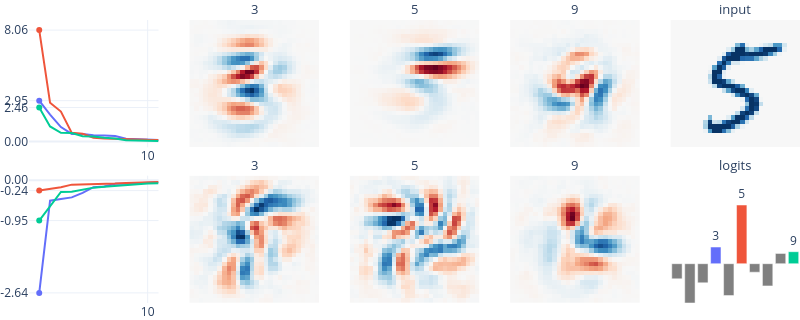

This figure's notebook cell:
### Code cell
fig

### Figure 1 — Plotly figure (JSON) as saved in the notebook; plotly's stock layout.template omitted (floating-point values rounded to 4 significant figures; data arrays with more than 128 entries replaced by an {"elided": "..."} marker saying what was removed)
{"data": [{"marker": {"color": "#636EFA"}, "mode": "lines", "showlegend": false, "type": "scatter", "xaxis": "x", "y": [2.952, 1.95, 1.043, 0.5457, 0.5453, 0.4514, 0.4366, 0.3884, 0.2022, 0.1847, 0.1157, 0.1011], "yaxis": "y"}, {"marker": {"color": "#636EFA"}, "mode": "markers", "showlegend": false, "type": "scatter", "xaxis": "x", "y": [2.952], "yaxis": "y"}, {"marker": {"color": "#636EFA"}, "mode": "lines", "showlegend": false, "type": "scatter", "xaxis": "x6", "y": [-2.64, -0.4799, -0.4368, -0.4015, -0.2945, -0.1623, -0.1478, -0.08322, -0.07981, -0.07079, -0.04542, -0.04461], "yaxis": "y6"}, {"marker": {"color": "#636EFA"}, "mode": "markers", "showlegend": false, "type": "scatter", "xaxis": "x6", "y": [-2.64], "yaxis": "y6"}, {"marker": {"color": "#EF553B"}, "mode": "lines", "showlegend": false, "type": "scatter", "xaxis": "x", "y": [8.058, 2.797, 2.166, 0.6251, 0.5519, 0.2776, 0.2087, 0.2019, 0.1635, 0.1499, 0.1195, 0.115], "yaxis": "y"}, {"marker": {"color": "#EF553B"}, "mode": "markers", "showlegend": false, "type": "scatter", "xaxis": "x", "y": [8.058], "yaxis": "y"}, {"marker": {"color": "#EF553B"}, "mode": "lines", "showlegend": false, "type": "scatter", "xaxis": "x6", "y": [-0.2428, -0.2067, -0.163, -0.1027, -0.09856, -0.09724, -0.08293, -0.0787, -0.0657, -0.05891, -0.05383, -0.0413], "yaxis": "y6"}, {"marker": {"color": "#EF553B"}, "mode": "markers", "showlegend": false, "type": "scatter", "xaxis": "x6", "y": [-0.2428], "yaxis": "y6"}, {"marker": {"color": "#00CC96"}, "mode": "lines", "showlegend": false, "type": "scatter", "xaxis": "x", "y": [2.461, 1.091, 0.632, 0.6124, 0.3771, 0.3633, 0.2786, 0.2166, 0.08408, 0.07987, 0.05128, 0.03602], "yaxis": "y"}, {"marker": {"color": "#00CC96"}, "mode": "markers", "showlegend": false, "type": "scatter", "xaxis": "x", "y": [2.461], "yaxis": "y"}, {"marker": {"color": "#00CC96"}, "mode": "lines", "showlegend": false, "type": "scatter", "xaxis": "x6", "y": [-0.9453, -0.6053, -0.2738, -0.2699, -0.2235, -0.1731, -0.1529, -0.1335, -0.09796, -0.07914, -0.07607, -0.06866], "yaxis": "y6"}, {"marker": {"color": "#00CC96"}, "mode": "markers", "showlegend": false, "type": "scatter", "xaxis": "x6", "y": [-0.9453], "yaxis": "y6"}, {"colorscale": [[0, "rgb(103,0,31)"], [0.1, "rgb(178,24,43)"], [0.2, "rgb(214,96,77)"], [0.3, "rgb(244,165,130)"], [0.4, "rgb(253,219,199)"], [0.5, "rgb(247,247,247)"], [0.6, "rgb(209,229,240)"], [0.7, "rgb(146,197,222)"], [0.8, "rgb(67,147,195)"], [0.9, "rgb(33,102,172)"], [1, "rgb(5,48,97)"]], "showscale": false, "type": "heatmap", "xaxis": "x2", "yaxis": "y2", "z": {"elided": "28x28 float values"}, "zmid": 0}, {"colorscale": [[0, "rgb(103,0,31)"], [0.1, "rgb(178,24,43)"], [0.2, "rgb(214,96,77)"], [0.3, "rgb(244,165,130)"], [0.4, "rgb(253,219,199)"], [0.5, "rgb(247,247,247)"], [0.6, "rgb(209,229,240)"], [0.7, "rgb(146,197,222)"], [0.8, "rgb(67,147,195)"], [0.9, "rgb(33,102,172)"], [1, "rgb(5,48,97)"]], "showscale": false, "type": "heatmap", "xaxis": "x7", "yaxis": "y7", "z": {"elided": "28x28 float values"}, "zmid": 0}, {"colorscale": [[0, "rgb(103,0,31)"], [0.1, "rgb(178,24,43)"], [0.2, "rgb(214,96,77)"], [0.3, "rgb(244,165,130)"], [0.4, "rgb(253,219,199)"], [0.5, "rgb(247,247,247)"], [0.6, "rgb(209,229,240)"], [0.7, "rgb(146,197,222)"], [0.8, "rgb(67,147,195)"], [0.9, "rgb(33,102,172)"], [1, "rgb(5,48,97)"]], "showscale": false, "type": "heatmap", "xaxis": "x3", "yaxis": "y3", "z": {"elided": "28x28 float values"}, "zmid": 0}, {"colorscale": [[0, "rgb(103,0,31)"], [0.1, "rgb(178,24,43)"], [0.2, "rgb(214,96,77)"], [0.3, "rgb(244,165,130)"], [0.4, "rgb(253,219,199)"], [0.5, "rgb(247,247,247)"], [0.6, "rgb(209,229,240)"], [0.7, "rgb(146,197,222)"], [0.8, "rgb(67,147,195)"], [0.9, "rgb(33,102,172)"], [1, "rgb(5,48,97)"]], "showscale": false, "type": "heatmap", "xaxis": "x8", "yaxis": "y8", "z": {"elided": "28x28 float values"}, "zmid": 0}, {"colorscale": [[0, "rgb(103,0,31)"], [0.1, "rgb(178,24,43)"], [0.2, "rgb(214,96,77)"], [0.3, "rgb(244,165,130)"], [0.4, "rgb(253,219,199)"], [0.5, "rgb(247,247,247)"], [0.6, "rgb(209,229,240)"], [0.7, "rgb(146,197,222)"], [0.8, "rgb(67,147,195)"], [0.9, "rgb(33,102,172)"], [1, "rgb(5,48,97)"]], "showscale": false, "type": "heatmap", "xaxis": "x4", "yaxis": "y4", "z": {"elided": "28x28 float values"}, "zmid": 0}, {"colorscale": [[0, "rgb(103,0,31)"], [0.1, "rgb(178,24,43)"], [0.2, "rgb(214,96,77)"], [0.3, "rgb(244,165,130)"], [0.4, "rgb(253,219,199)"], [0.5, "rgb(247,247,247)"], [0.6, "rgb(209,229,240)"], [0.7, "rgb(146,197,222)"], [0.8, "rgb(67,147,195)"], [0.9, "rgb(33,102,172)"], [1, "rgb(5,48,97)"]], "showscale": false, "type": "heatmap", "xaxis": "x9", "yaxis": "y9", "z": {"elided": "28x28 float values"}, "zmid": 0}, {"marker": {"color": ["gray", "gray", "gray", "#636EFA", "gray", "#EF553B", "gray", "gray", "gray", "#00CC96"]}, "showlegend": false, "text": ["", "", "", "3", "", "5", "", "", "", "9"], "textfont": {"size": 12}, "textposition": "outside", "type": "bar", "xaxis": "x10", "y": [-3.76, -9.749, -4.75, 4.135, -7.915, 14.56, -2.111, -5.514, 2.561, 2.977], "yaxis": "y10"}, {"colorscale": [[0, "rgb(103,0,31)"], [0.1, "rgb(178,24,43)"], [0.2, "rgb(214,96,77)"], [0.3, "rgb(244,165,130)"], [0.4, "rgb(253,219,199)"], [0.5, "rgb(247,247,247)"], [0.6, "rgb(209,229,240)"], [0.7, "rgb(146,197,222)"], [0.8, "rgb(67,147,195)"], [0.9, "rgb(33,102,172)"], [1, "rgb(5,48,97)"]], "showscale": false, "type": "heatmap", "xaxis": "x5", "yaxis": "y5", "z": {"elided": "28x28 float values"}, "zmid": 0}], "layout": {"annotations": [{"font": {"size": 13}, "showarrow": false, "text": "3", "x": 0.292, "xanchor": "center", "xref": "paper", "y": 1, "yanchor": "bottom", "yref": "paper"}, {"font": {"size": 13}, "showarrow": false, "text": "5", "x": 0.5, "xanchor": "center", "xref": "paper", "y": 1, "yanchor": "bottom", "yref": "paper"}, {"font": {"size": 13}, "showarrow": false, "text": "9", "x": 0.708, "xanchor": "center", "xref": "paper", "y": 1, "yanchor": "bottom", "yref": "paper"}, {"font": {"size": 13}, "showarrow": false, "text": "input", "x": 0.916, "xanchor": "center", "xref": "paper", "y": 1, "yanchor": "bottom", "yref": "paper"}, {"font": {"size": 13}, "showarrow": false, "text": "3", "x": 0.292, "xanchor": "center", "xref": "paper", "y": 0.45, "yanchor": "bottom", "yref": "paper"}, {"font": {"size": 13}, "showarrow": false, "text": "5", "x": 0.5, "xanchor": "center", "xref": "paper", "y": 0.45, "yanchor": "bottom", "yref": "paper"}, {"font": {"size": 13}, "showarrow": false, "text": "9", "x": 0.708, "xanchor": "center", "xref": "paper", "y": 0.45, "yanchor": "bottom", "yref": "paper"}, {"font": {"size": 13}, "showarrow": false, "text": "logits", "x": 0.916, "xanchor": "center", "xref": "paper", "y": 0.45, "yanchor": "bottom", "yref": "paper"}], "height": 320, "margin": {"b": 0, "l": 0, "r": 0, "t": 20}, "width": 800, "xaxis": {"anchor": "y", "domain": [0, 0.168], "ticktext": ["10"], "tickvals": [10], "visible": true, "zeroline": false}, "xaxis10": {"anchor": "y10", "domain": [0.832, 1], "visible": false}, "xaxis2": {"anchor": "y2", "domain": [0.208, 0.376], "visible": false}, "xaxis3": {"anchor": "y3", "domain": [0.416, 0.584], "visible": false}, "xaxis4": {"anchor": "y4", "domain": [0.624, 0.792], "visible": false}, "xaxis5": {"anchor": "y5", "domain": [0.832, 1], "visible": false}, "xaxis6": {"anchor": "y6", "domain": [0, 0.168], "ticktext": ["10"], "tickvals": [10], "visible": true, "zeroline": false}, "xaxis7": {"anchor": "y7", "domain": [0.208, 0.376], "visible": false}, "xaxis8": {"anchor": "y8", "domain": [0.416, 0.584], "visible": false}, "xaxis9": {"anchor": "y9", "domain": [0.624, 0.792], "visible": false}, "yaxis": {"anchor": "x", "domain": [0.55, 1], "ticktext": ["0.00", "2.95", "8.06", "2.46"], "tickvals": [0, 2.952, 8.058, 2.461], "visible": true}, "yaxis10": {"anchor": "x10", "domain": [0, 0.45], "range": [-9.749, 21.84], "visible": false}, "yaxis2": {"anchor": "x2", "domain": [0.55, 1], "visible": false}, "yaxis3": {"anchor": "x3", "domain": [0.55, 1], "visible": false}, "yaxis4": {"anchor": "x4", "domain": [0.55, 1], "visible": false}, "yaxis5": {"anchor": "x5", "domain": [0.55, 1], "visible": false}, "yaxis6": {"anchor": "x6", "domain": [0, 0.45], "ticktext": ["0.00", "-2.64", "-0.24", "-0.95"], "tickvals": [0, -2.64, -0.2428, -0.9453], "visible": true}, "yaxis7": {"anchor": "x7", "domain": [0, 0.45], "visible": false}, "yaxis8": {"anchor": "x8", "domain": [0, 0.45], "visible": false}, "yaxis9": {"anchor": "x9", "domain": [0, 0.45], "visible": false}}}
